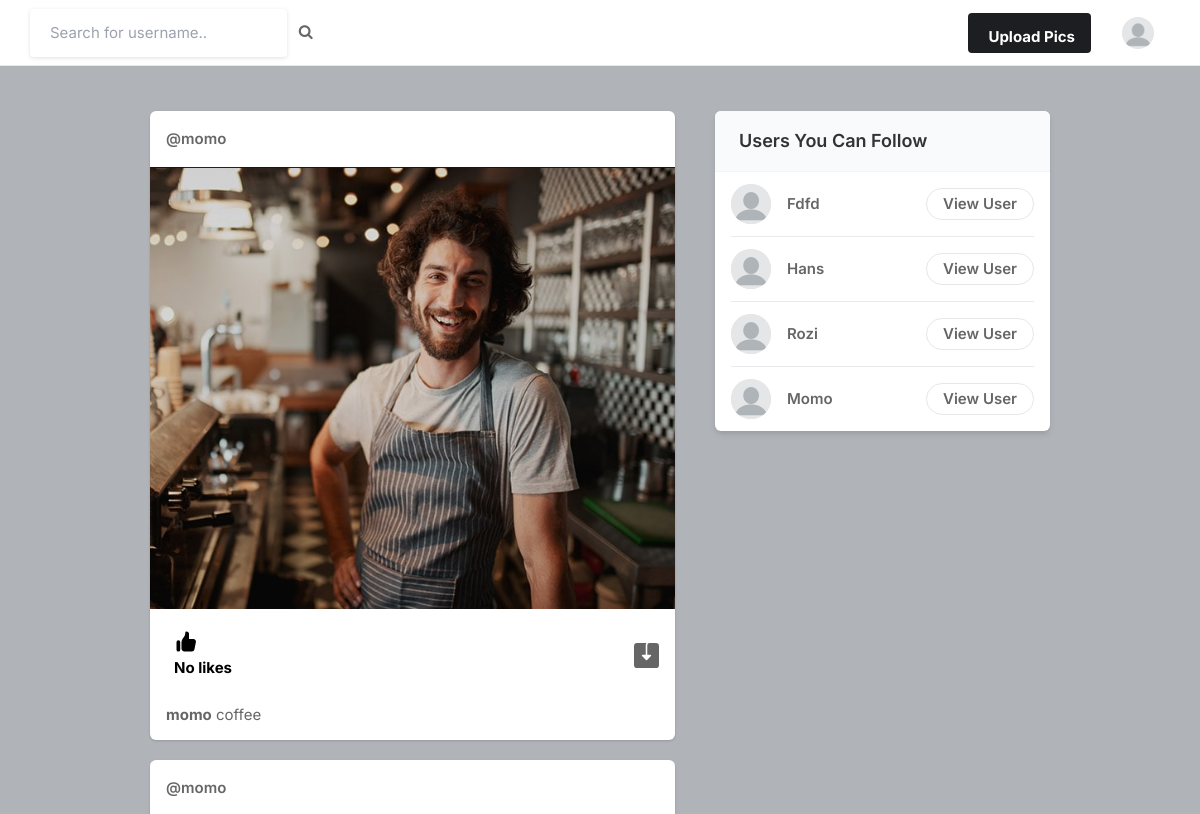
The app's page / (signed in, upper part), older data.
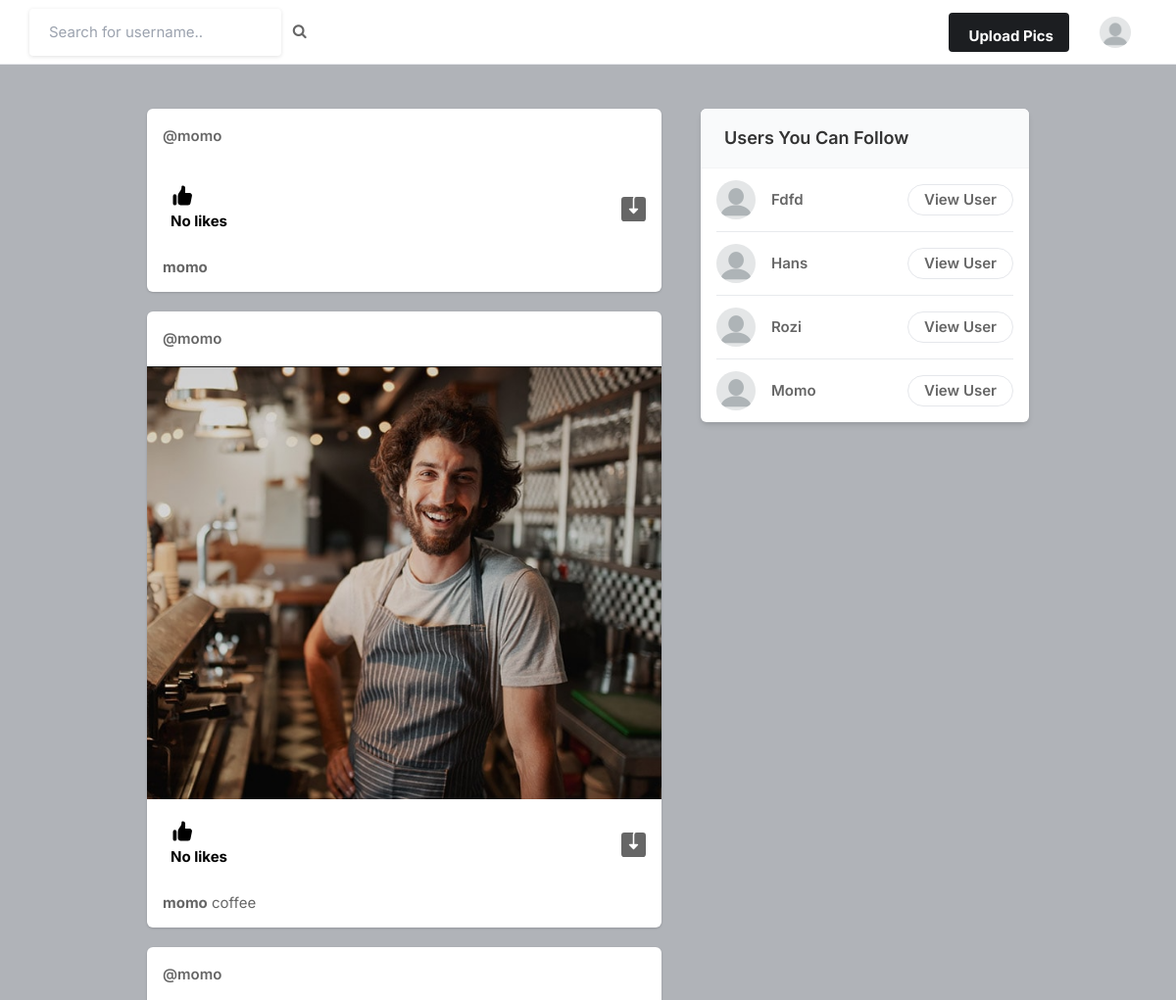
The same page, newer data.
### account/models.py (models this page shows, shortened)
class Profile(models.Model):
    user = models.ForeignKey(User, on_delete=models.CASCADE)
    id_user = models.IntegerField()
    bio = models.TextField(blank=True)
    profileimg = models.ImageField(upload_to='profile_images', default='blank-profile-picture.png')
    location = models.CharField(max_length=100, blank=True)

class Post(models.Model):
    id = models.UUIDField(primary_key=True, default=uuid.uuid4)
    user = models.CharField(max_length=100)
    image = models.ImageField(upload_to='post_images')
    caption = models.TextField()
    created_at = models.DateTimeField(default=datetime.now)
    no_of_likes = models.IntegerField(default=0)

### account/views.py (the view)
# urls.py: path('', views.index, name='index'),
@login_required(login_url='signin')
def index(request):
    user_object = User.objects.get(username=request.user.username)
    user_profile = Profile.objects.get(user=user_object)
    user_following = FollowersCount.objects.filter(follower=request.user.username).values_list('user', flat=True)
    if not user_following:
        feed_list = Post.objects.all()
    else:
        feed_list = Post.objects.filter(user__in=user_following)
    all_users = User.objects.all()
    user_following_all = User.objects.filter(username__in=user_following)
    final_suggestions_list = list(set(all_users) - set(user_following_all) - {request.user})
    random.shuffle(final_suggestions_list)
    username_profile_list = Profile.objects.filter(user__in=final_suggestions_list)[:4]
    return render(request, 'index.html', {
        'user_profile': user_profile,
        'posts': feed_list,
        'suggestions_username_profile_list': username_profile_list
    })

### templates/index.html (shortened to what this page needs)
{% load static %}
<!DOCTYPE html>
<html lang="en">
<head>
    <link rel="stylesheet" href="{% static 'assets/css/icons.css' %}">
    <link rel="stylesheet" href="{% static 'assets/css/uikit.css' %}">
    <link rel="stylesheet" href="{% static 'assets/css/style.css' %}">
    <link rel="stylesheet" href="{% static 'assets/css/tailwind.css' %}">
    <link rel="stylesheet" href="https://cdnjs.cloudflare.com/ajax/libs/font-awesome/4.7.0/css/font-awesome.min.css">
</head>
<body>
            <header>
                <div class="header_inner">
                    <form action="/search" method="POST">
                    <div class="left-side">
                            <input type="text" name="username" placeholder="Search for username..">&nbsp; &nbsp;
                            <button type="submit"><i class="fa fa-search fa-1x"></i></button>
                    </div>
                    </form>
                    <div class="right-side lg:pr-4">
                        <a href="#"
                            class="bg-pink-500 flex font-bold hidden hover:bg-pink-600 hover:text-white inline-block items-center lg:block max-h-10 mr-4 px-4 py-2 rounded shado text-white">
                              Upload Pics
                        </a>
                        <a href="#">
                            <img src="{{user_profile.profileimg.url}}" class="header-avatar" alt="">
                        </a>
                    </div>
                </div>
            </header>
            <div class="container m-auto">
                <div class="lg:flex justify-center lg:space-x-10 lg:space-y-0 space-y-5">
                    <div class="space-y-5 flex-shrink-0 lg:w-7/12">
                        {% if posts %}
                        {% for post in posts reversed %}
                        <div class="bg-white shadow rounded-md  -mx-2 lg:mx-0">
                            <div class="flex justify-between items-center px-4 py-3">
                                <div class="flex flex-1 items-center space-x-4">
                                    <span class="block font-semibold "><a href="/profile/{{post.user}}">@{{post.user}}</a></span>
                                </div>
                              <div>
                                <a href="#"> <i class="icon-feather-more-horizontal text-2xl hover:bg-gray-200 rounded-full p-2 transition -mr-1 "></i> </a>
                              </div>
                            </div>
                            {% if post.image %}
                            <div uk-lightbox>
                                <a href="{{post.image.url}}">
                                    <img src="{{post.image.url}}" alt="">
                                </a>
                            </div>
                            {% endif %}
                            <div class="py-3 px-4 space-y-3">
                                <div class="flex space-x-4 lg:font-bold">
                                    <a href="/like-post?post_id={{post.id}}" class="flex items-center space-x-2">
                                        <div class="p-2 rounded-full text-black">
                                            {% if post.no_of_likes == 0 %}
                                            <p>No likes</p>
                                            {% elif post.no_of_likes == 1 %}
                                            <p>Liked by {{post.no_of_likes}} person</p>
                                            {% else %}
                                            <p>Liked by {{post.no_of_likes}} people</p>
                                            {% endif %}
                                        </div>
                                    </a>
                                    {% if post.image %}
                                    <a href="{{post.image.url}}" class="flex items-center space-x-2 flex-1 justify-end" download>
                                    </a>
                                    {% endif %}
                                </div>
                                <p>
                                    <a href="/profile/{{post.user}}"><strong>{{post.user}}</strong></a> {{post.caption}}
                                </p>
                            </div>
                        </div>
                        {% endfor %}
                    {% else %}
                        <p>No posts available.</p>
                    {% endif %}
                    </div>
                    <div class="lg:w-5/12">
                        <div class="bg-white  shadow-md rounded-md overflow-hidden">
                            <div class="bg-gray-50  border-b border-gray-100 flex items-baseline justify-between py-4 px-6 ">
                                <h2 class="font-semibold text-lg">Users You Can Follow</h2>
                            </div>
                            <div class="divide-gray-300 divide-gray-50 divide-opacity-50 divide-y px-4 ">
                                {% for suggestion in suggestions_username_profile_list %}
                                <div class="flex items-center justify-between py-3">
                                    <div class="flex flex-1 items-center space-x-4">
                                        <a href="/profile/{{suggestion.user}}">
                                            <img src="{{suggestion.profileimg.url}}" class="bg-gray-200 rounded-full w-10 h-10">
                                        </a>
                                        <div class="flex flex-col">
                                            <span class="block capitalize font-semibold"> {{suggestion.user}} </span>
                                        </div>
                                    </div>
                                    <a href="/profile/{{suggestion.user}}" class="border border-gray-200 font-semibold px-4 py-1 rounded-full hover:bg-pink-600 hover:text-white hover:border-pink-600 "> View User </a>
                                </div>
                                {% endfor %}
                            </div>
                        </div>
                    </div>
                </div>
            </div>
</body>
</html>

### static/assets/css/style.css (style rules this page uses)
body { background-color: #B0B3B8!important; }
button { vertical-align: middle; }
input { height: 48px; line-height: 48px; padding: 0 20px; outline: none; font-size: 15px; color: #808080; max-width: 100%; width: 100%; -webkit-box-sizing: border-box; box-sizing: border-box; display: block; font-weight: 400; opacity: 1; border-radius: 4px; border: none; -webkit-box-shadow: 0 1px 4px 0px rgba(0, 0, 0, 0.12); box-shadow: 0 1px 4px 0px rgba(0, 0, 0, 0.12); }
input[type="text"], input[type="password"], input[type="email"], input[type="number"] { height: 48px; line-height: 48px; padding: 0 20px; outline: none; font-size: 15px; color: #808080; max-width: 100%; width: 100%; -webkit-box-sizing: border-box; box-sizing: border-box; display: block; font-weight: 400; opacity: 1; border-radius: 4px; border: none; -webkit-box-shadow: 0 1px 4px 0px rgba(0, 0, 0, 0.12); box-shadow: 0 1px 4px 0px rgba(0, 0, 0, 0.12); }
input { -webkit-transition: all 0.1s ease-in-out; transition: all 0.1s ease-in-out; }
::placeholder { color: #808080; opacity: 1; }
button { border: none; margin: 0; padding: 0; width: auto; overflow: visible; background: transparent; color: inherit; font: inherit; line-height: normal; cursor: pointer; }
a { color: #be185d; -webkit-transition: 0.3s; transition: 0.3s; outline: none !important; }
button { outline: none !important; }
img { max-width: 100%; }
body { color: #666; font-size: 15px; line-height: 27px; background-color: #f0f2f5; font-family: "Inter", sans-serif; text-transform: none; }
body p { font-size: 15px; line-height: 27px; }
h1, h2, h3, h4, h5, h6 { font-family: "Inter", sans-serif; text-transform: none; }
input[type="text"], input[type="password"], input[type="email"] { font-family: "Inter", sans-serif; text-transform: none; }
button, body .pac-container { font-family: "Inter", sans-serif; text-transform: none; }
h1, h2, h3, h4, h5, h6 { color: #333; font-weight: 500; margin: 0; padding: 0; }
h2 { font-size: 26px; }
b, strong { font-weight: 700 !important; }
@media (min-width: 1024px) { .container { max-width: 900px !important; padding-top: 45px; } }
header { background-color: #fff; left: 0; right: 0; top: 0; z-index: 99; height: 66px; display: -webkit-box; display: -ms-flexbox; display: flex; -webkit-box-align: center; -ms-flex-align: center; align-items: center; border-bottom: 1px solid #e5e7eb; }
header .header_inner { display: -webkit-box; display: -ms-flexbox; display: flex; -webkit-box-align: center; -ms-flex-align: center; align-items: center; max-width: 1090px; margin: auto; width: 100%; max-width: 100% !important; padding: 0 30px; }
header .header_inner .left-side { display: -webkit-box; display: -ms-flexbox; display: flex; -webkit-box-align: center; -ms-flex-align: center; align-items: center; }
header .header_inner .right-side { display: -webkit-box; display: -ms-flexbox; display: flex; -webkit-box-align: center; -ms-flex-align: center; align-items: center; -webkit-box-pack: end; -ms-flex-pack: end; justify-content: flex-end; margin-left: auto; }
header .header_inner .right-side .header-avatar { width: 32px; height: 32px; border-radius: 100%; margin-left: 15px; }

Row changes from the older to the newer data that the page shows:
added Post: user "momo", no_of_likes "No likes"
